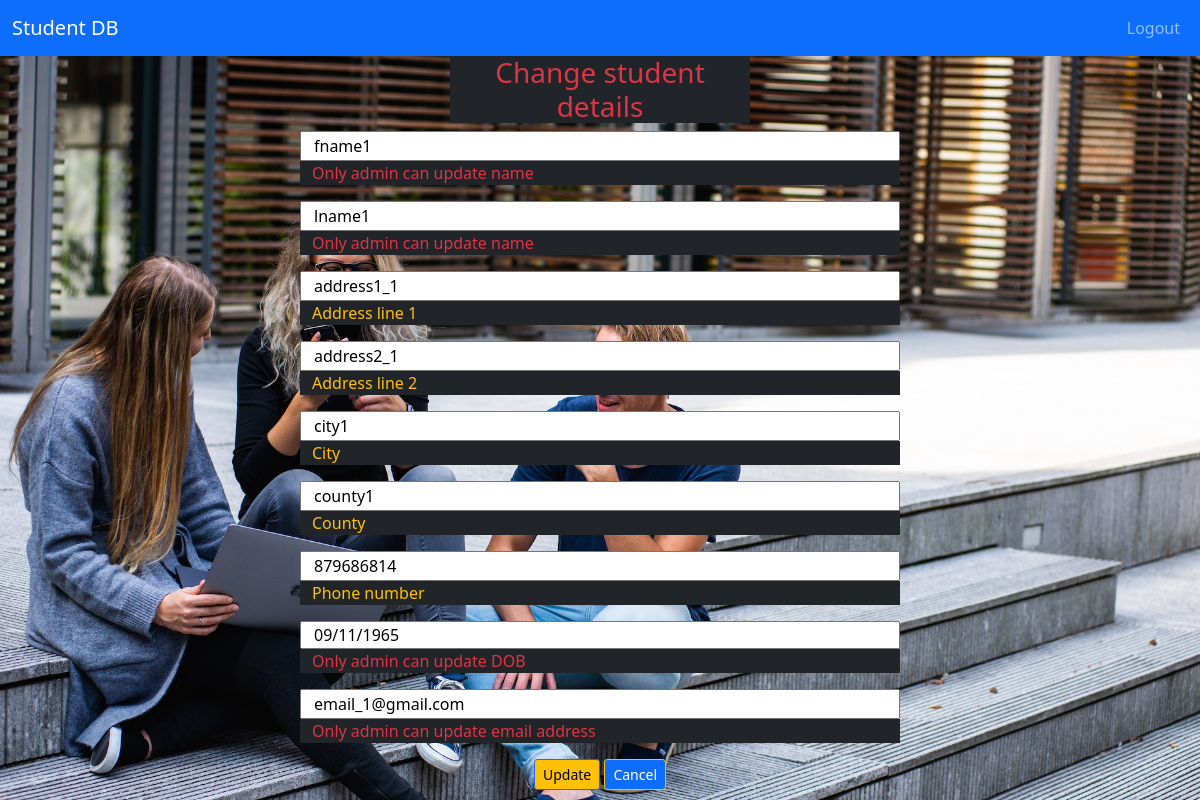
Screenshot of /update_student_profile/1 (signed in) with the database file from the repository.
### application/models.py (models this page shows)
class Students(db.Model):
    id = db.Column(db.Integer, primary_key=True)
    enrolments = db.relationship('Enrolments', cascade="all,delete", backref='students') # FK one to many Enrolments
    student_fname = db.Column(db.String(30), nullable=False)
    student_lname = db.Column(db.String(30), nullable=False)
    student_address1 = db.Column(db.String(50), nullable=False)
    student_address2 = db.Column(db.String(50), nullable=False)
    student_city = db.Column(db.String(30), nullable=False)
    student_county = db.Column(db.String(30), nullable=False)
    student_phone = db.Column(db.String(20), nullable=False)
    student_DOB = db.Column(db.Date, nullable=False)
    student_email = db.Column(db.String(50), nullable=False)
    student_password_ff = db.Column(db.String(150), nullable=False)
    authority_lvl = db.Column(db.Integer, nullable=False)

### application/routes.py (the view, shortened to what this page needs)
@app.route("/update_student_profile/<int:student_id>", methods=["GET", "POST"])
def update_student_profile(student_id):
    if session['user_email']:
        form = StudentForm()
        student = Students.query.filter_by(id=student_id).first()
        print(student)
    return render_template("update_student_profile.html", form=form, student=student)

### templates/update_student_profile.html (shortened to what this page needs)
{% extends "base.html" %}
{% block content %}
<h3 class="mx-auto text-center text-danger bg-dark w-25">Change student details</h3>
    <div class="row m-auto w-50">
        <div class="">
            <div class="">
                <div class="row">
                    <form class="" method="POST" action="{{ url_for('update_student_profile', student_id=student.id) }}">
                        <div class="row">
                            {% if session['user_email'] == "admin@admin.com" %}
                            {{ form.student_fname(class="form-input small-input", value=student.student_fname) }}
                            <span class="text-warning bg-dark">Forename</span>
                            {% else %}
                            {{ form.student_fname(readonly=true, class="form-input small-input", value=student.student_fname) }}
                            <span class="text-danger bg-dark">Only admin can update name</span>
                            {% endif %}
                        </div>
                        <div class="row">
                            {% if session['user_email'] == "admin@admin.com" %}
                            {{ form.student_lname(class="form-input small-input", value=student.student_lname) }}
                            <span class="text-warning bg-dark">Surname</span>
                            {% else %}
                            {{ form.student_lname(readonly=true, class="form-input small-input", value=student.student_lname) }}
                            <span class="text-danger bg-dark">Only admin can update name</span>
                            {% endif %}
                        </div>
                        <div class="row">
                            {{ form.student_address1(class="form-input small-input", value=student.student_address1) }}
                            <span class="text-warning bg-dark">Address line 1</span>
                        </div>
                        <div class="row">
                        {{ form.student_address2(class="form-input small-input", value=student.student_address2) }}
                        <span class="text-warning bg-dark">Address line 2</span>
                        </div>
                        <div class="row">
                            {{ form.student_city(class="form-input small-input", value=student.student_city) }}
                            <span class="text-warning bg-dark">City</span>
                        </div>
                        <div class="row">
                            {{ form.student_county(class="form-input small-input", value=student.student_county) }}
                            <span class="text-warning bg-dark">County</span>
                        </div>
                        <div class="row">
                            {{ form.student_phone(class="form-input small-input", value=student.student_phone) }}
                            <span class="text-warning bg-dark">Phone number</span>
                        </div>
                        <div class="row">
                            {% if session['user_email'] == "admin@admin.com" %}
                            {{ form.student_DOB(class="form-input small-input", value=student.student_DOB) }}
                            <span class="text-warning bg-dark">Date of birth</span>
                            {% else %}
                            {{ form.student_DOB(readonly=true, class="form-input small-input", value=student.student_DOB) }}
                            <span class="text-danger bg-dark">Only admin can update DOB</span>
                            {% endif %}
                        </div>
                        <div class="row">
                            {% if session['user_email'] == "admin@admin.com" %}
                            {{ form.student_email(class="form-input small-input", value=student.student_email) }}
                            <span class="text-warning bg-dark">Email address</span>
                            {% else %}
                            {{ form.student_email(readonly=true, class="form-input small-input", value=student.student_email) }}
                            <span class="text-danger bg-dark">Only admin can update email address</span>
                            {% endif %}
                        </div>
                        <div class="text-center">
                        <button type="submit" class="btn btn-warning border-primary btn-sm">
                            Update
                        </button>
                        {% if session['user_email'] == "admin@admin.com" %}
                        <a href="{{ url_for('delete_student', student_id=student.id) }}" class="btn btn-danger border-warning btn-sm">Delete</a>
                        <a href="{{ url_for('tutor_profile', user_email=session['user_email']) }}" class="btn btn-primary border-warning btn-sm">Cancel</a>
                        {% else %}
                        <a href="{{ url_for('profile', user_email=session['user_email']) }}" class="btn btn-primary border-warning btn-sm">Cancel</a>
                        {% endif %}
                        </div>
                    </form>
                </div>
            </div>
        </div>
    </div>
{% endblock %}

### static/css/style.css (style rules this page uses)
body { color: white; }

### rows the page displays
Students: student_fname "fname1", student_lname "lname1", student_address1 "address1_1", student_address2 "address2_1", student_city "city1", student_county "county1", student_phone "879686814", student_DOB "09/11/1965", student_email "email_1@gmail.com"
